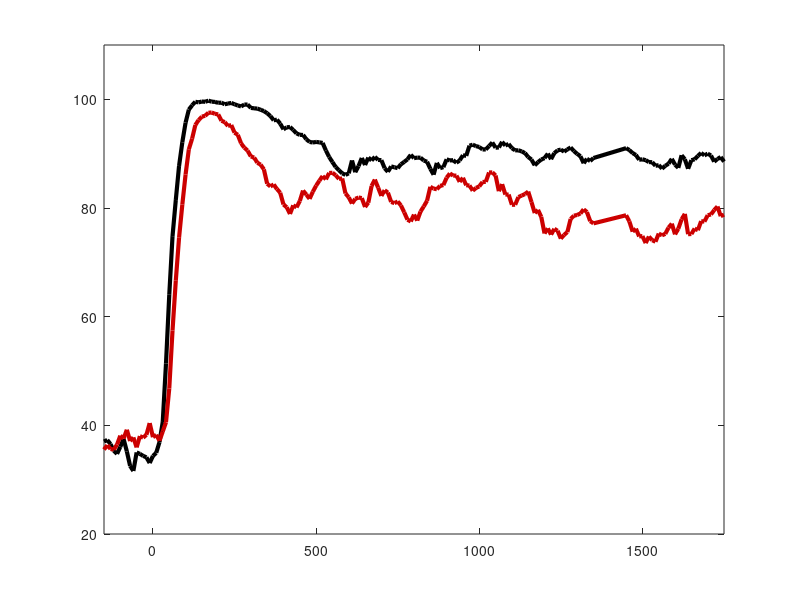

The MATLAB script that drew this image: (Note: this script raises an error after producing the figure.)
close all, clear
% add main folder and subfolders to the Matlab path 
% select panel to plot 'fig_2a' or 'fig_2b
select_panel = 'fig_2a';
switch select_panel
    case 'fig_2a';
        area = 'vlPFC';
        area_spatial  = load('fig_2a_spatial.mat');
        area_color    = load('fig_2a_color.mat');
    case 'fig_2b'
        area = 'FEF';
        area_spatial  = load('fig_2b_spatial.mat');
        area_color    = load('fig_2b_color.mat');
end

acc_spatial  = area_spatial.all_accuracies;
acc_color    = area_color.all_accuracies;
null_spatial = area_spatial.null_accuracies;
null_color   = area_color.null_accuracies;
num_neur     = [area_spatial.num_neur, area_color.num_neur];

idx = all(acc_spatial==0,2); acc_spatial(idx,:)=[];
idx = all(acc_color==0,2)  ; acc_color(idx,:)  =[];

mean_accuracies = vertcat(mean(acc_spatial),mean(acc_color));
sem_accuracies  = vertcat(std(acc_spatial), std(acc_color));

% x-axis
zerotime    = 301;
time_window = 100;
time_step   = 10;
init_time   = [101  1701];
end_time    = [1701 2202];
time = [init_time(1)+time_window/2:time_step:end_time(1)-time_window/2,init_time(2)+time_window/2:time_step:end_time(2)-time_window/2];
time = time-zerotime;

% restrict data in the late delay period
mean_accuracies(:,152:161) = [];
sem_accuracies(:,152:161)  = [];
acc_spatial(:,152:161)     = [];
acc_color(:,152:161)       = [];
null_spatial(:,152:161)    = [];
null_color(:,152:161)      = [];
time(152:161)              = [];
time(152:end) = time(152:end)-100;

% create the plot
figure('color', [1 1 1])
rgb = [0 0 0; 0.8 0 0];
plot(time, mean_accuracies(1,:), 'Color',rgb(1, :),'LineWidth',3); hold on,
plot(time, mean_accuracies(2,:), 'Color',rgb(2, :),'LineWidth',3); hold on,
    
xlim([time(1) time(end)]);
ylim([20 110]);

ax = gca;
ax.YTick = 20:20:100;
ylims = get(gca,'ylim');
set(ax, 'xtick', [0:300:900, 1100: 200:1400, 1500:200:1800]);
set(ax, 'xticklabels', [0:0.3:0.9, 1.1:0.2:1.4, -0.3:0.2:0]);
cue_pres = 900;
array_pres = 0;

% compare the two conditions using a cluster-based permutation test 
% requires function permutest: https://www.mathworks.com/matlabcentral/fileexchange/71737-permutest
idx = time>=0;
[clusters, p_values] = permutest(acc_spatial', acc_color', 0, 0.001, 10^3, 1);
obsDiff = mean(acc_spatial,1)-mean(acc_color,1);
for iClust = 1: length(clusters)
    if p_values(iClust)<0.001
        if mean(obsDiff(clusters{iClust})) > 0
            color = rgb(1,:);
        else
            color = rgb(2,:);
        end
        line([time(clusters{iClust}(1)) time(clusters{iClust}(end))], [ylims(1)+5 ylims(1)+5],'linewidth',4, 'color',color)
    end
end

% plot significance relative to chance
p_1 = demo_chance(acc_spatial, null_spatial);
sign1_t = zeros(1,size(mean_accuracies,2));
for t=1:length(time)
    sign1_t = demo_st_level(sign1_t,time,t,p_1(1,:),0.001);
end
demo_plot_sign_line(time, {sign1_t}, 102, 2, rgb(1,:));
if ~isempty(acc_color)
p_1 = demo_chance(acc_color, null_color);
sign1_t = zeros(1,size(mean_accuracies,3));
for t=1:length(time)
    sign1_t = demo_st_level(sign1_t,time,t,p_1(1,:),0.001);
end
demo_plot_sign_line(time, {sign1_t}, 102, 4, rgb(2,:));
end

% chance level
chance = 100/3;
plot([time(1) time(end)], [chance chance], '--', 'Color', [0.5, 0.5, 0.5]);
plot([0 0],     [20 110],  '--', 'Color', [0.5, 0.5, 0.5]);
plot([900 900], [20 110],  '--', 'Color', [0.5, 0.5, 0.5]);

rectangle('Position',[1350 0 100 ylims(2)],'EdgeColor','k','FaceColor','w'), hold on,

xlabel('Time(s)');
ylabel('Decoding accuarcy (% correct)');
title(area);
legend('spatial cue','color cue', 'location','best');
legend('boxoff');

